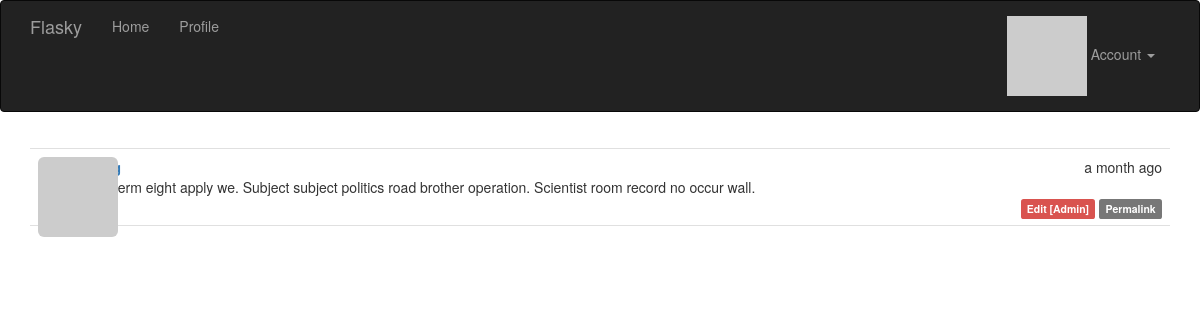
Page /post/4 (signed in) on the committed database.
### app/models.py (models this page shows, shortened)
class Post(db.Model):
    __tablename__ = 'posts'
    id = db.Column(db.Integer, primary_key=True)
    body = db.Column(db.Text)
    timestamp = db.Column(db.DateTime, index=True, default=datetime.utcnow)
    author_id = db.Column(db.Integer, db.ForeignKey('users.id'))
    body_html = db.Column(db.Text)

### app/main/views.py (the view)
@main.route('/post/<int:id>')
def post(id):
    post = Post.query.get_or_404(id)
    return render_template('post.html', posts=[post])

### app/auth/views.py (called while the page is built)
@auth.before_app_request
def before_request():
    if current_user.is_authenticated:
        current_user.ping()
        if not current_user.confirmed \
                and request.endpoint \
                and request.blueprint != 'auth' \
                and request.endpoint != 'static':
            return redirect(url_for('auth.unconfirmed'))

### app/main/__init__.py (called while the page is built)
@main.app_context_processor
def inject_permission():
    return dict(Permission=Permission)

### app/models.py (called while the page is built)
    def has_permission(self, perm):
        return self.permissions & perm == perm

    def can(self, perm):
        return self.role is not None and self.role.has_permission(perm)

    def is_administrator(self):
        return self.can(Permission.ADMIN)

    @login_manager.user_loader
    def load_user(user_id):
        return User.query.get(int(user_id))

    def gravatar(self, size=100, default='identicon', rating='g'):
        if request.is_secure:
            url = 'https://secure.gravatar.com/avatar'
        else:
            url = 'http://www.gravatar.com/avatar'
        hash = hashlib.md5(self.email.lower().encode('utf-8')).hexdigest()
        return '{url}/{hash}?s={size}&d={default}&r={rating}'.format(
                        url=url, hash=hash, size=size, default=default, rating=rating)

    def ping(self):
        self.last_seen = datetime.utcnow()
        db.session.add(self)
        db.session.commit()

### app/templates/post.html (shortened to what this page needs)
{% extends "base.html" %}
{% block page_content %}
{% include '_posts.html' %}
{% endblock %}

### app/templates/_posts.html (shortened to what this page needs)
<ul class="posts">
    {% for post in posts %}
    <li class="post">
        <div class="post-thumbnail">
            <a href="{{ url_for('.user', username=post.author.username) }}">
                <img class="img-rounded profile-thumbnail"
                src="{{ post.author.gravatar(size=40) }}">
            </a>
        </div>
        <div class="post-content">
            <div class="post-date">{{ moment(post.timestamp).fromNow() }}</div>
            <div class="post-author">
                <a href="{{ url_for('.user', username=post.author.username) }}">
                </a>
            </div>
            <div class="post-body">
                {% if post.body_html %}
                    {{ post.body_html | safe }}
                {% else %}
                    {{ post.body }}
                {% endif %}
            </div>
            <div class="post-footer">
                {% if current_user == post.author %}
                <a href="{{ url_for('.edit', id=post.id) }}">
                    <span class="label label-primary">Edit</span>
                </a>
                {% elif current_user.is_administrator() %}
                <a href="{{ url_for('.edit', id=post.id) }}">
                    <span class="label label-danger">Edit [Admin]</span>
                </a>
                {% endif %}
                <a href="{{ url_for('.post', id=post.id) }}">
                    <span class="label label-default">Permalink</span>
                </a>
            </div>
        </div>
    </li>
    {% endfor %}
</ul>

### app/static/styles.css (style rules this page uses)
.profile-thumbnail { position: absolute; }
ul.posts { list-style-type: none; padding: 0px; margin: 16px 0px 0px 0px; border-top: 1px solid #e0e0e0; }
ul.posts li.post { padding: 8px; border-bottom: 1px solid #e0e0e0; }
div.post-date { float: right; }
div.post-author { font-weight: bold; }
div.post-thumbnail { position: absolute; }
div.post-content { margin-left: 48px; min-height: 48px; }
div.post-footer { text-align: right; }

### rows in the picture
Post: timestamp "a month ago", body "Win term eight apply we. Subject subject politics road brother operation. Scientist room record no occur wall."
